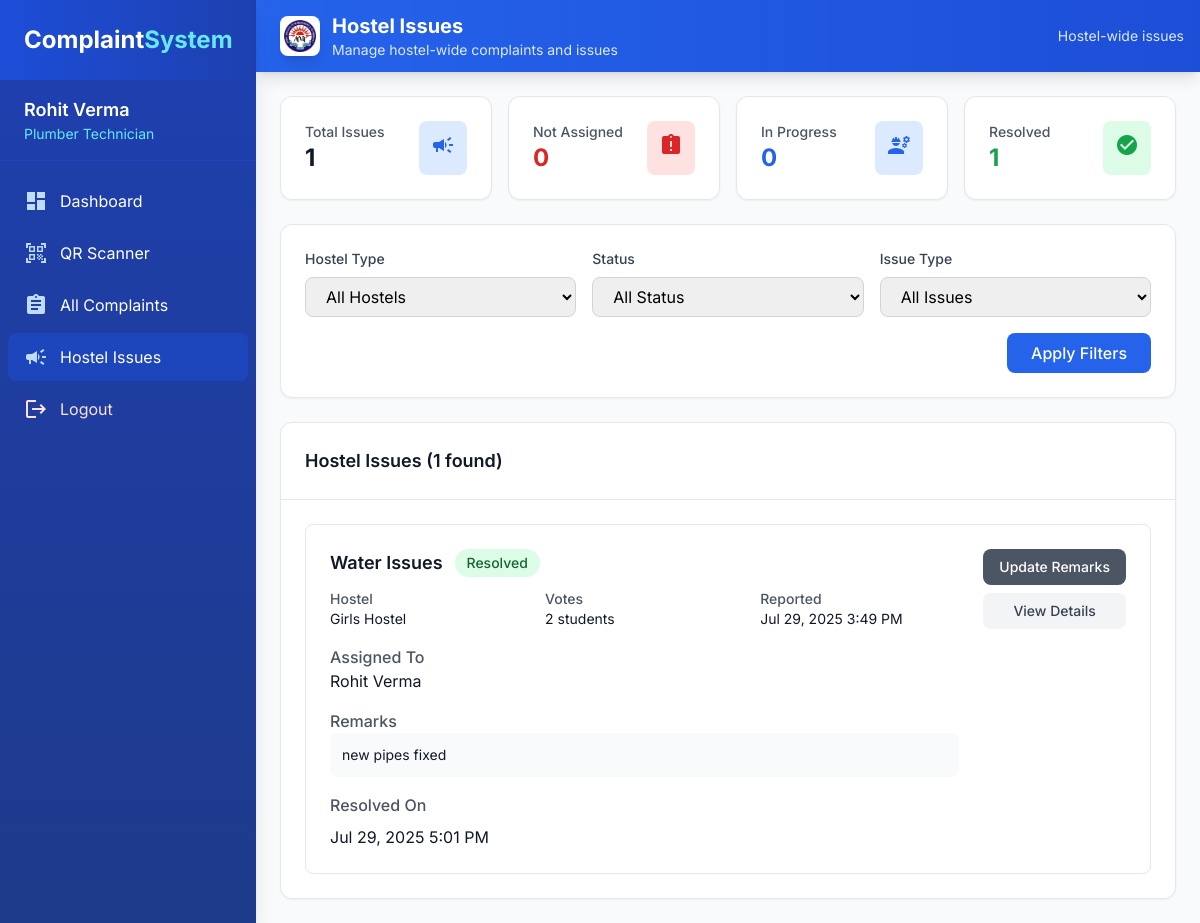
Screenshot of /technician/hostel_issues.php (signed in) with the database file from the repository.
### tables this page shows
CREATE TABLE `users` (
  `id` int unsigned NOT NULL AUTO_INCREMENT,
  `full_name` varchar(100) NOT NULL,
  `phone` varchar(10) NOT NULL,
  `role` enum('student','faculty','nonteaching','technician','superadmin','outsourced_vendor') NOT NULL,
  `special_code` varchar(50) NOT NULL,
  `specialization` varchar(50) DEFAULT NULL,
  `username` varchar(50) NOT NULL,
  `password_hash` varchar(255) NOT NULL,
  `created_at` datetime NOT NULL DEFAULT CURRENT_TIMESTAMP,
  `hostel_type` varchar(10) DEFAULT NULL,
  `is_online` tinyint(1) NOT NULL DEFAULT '1' COMMENT '1 for online, 0 for offline',
  PRIMARY KEY (`id`),
  UNIQUE KEY `username_unique` (`username`),
  KEY `idx_role` (`role`),
  KEY `idx_specialization` (`specialization`),
  KEY `idx_is_online` (`is_online`)
);

CREATE TABLE `hostel_issues` (
  `id` int unsigned NOT NULL AUTO_INCREMENT,
  `hostel_type` enum('boys','girls') NOT NULL,
  `issue_type` enum('wifi','water','mess','electricity','cleanliness','other') NOT NULL,
  `status` enum('not_assigned','in_progress','resolved') NOT NULL DEFAULT 'not_assigned',
  `technician_id` int unsigned DEFAULT NULL,
  `tech_remarks` text,
  `assignment_type` enum('auto_assigned','admin_assigned','manual') DEFAULT 'manual',
  `created_at` datetime NOT NULL DEFAULT CURRENT_TIMESTAMP,
  `updated_at` datetime NOT NULL DEFAULT CURRENT_TIMESTAMP ON UPDATE CURRENT_TIMESTAMP,
  PRIMARY KEY (`id`),
  KEY `idx_hostel_type` (`hostel_type`),
  KEY `idx_issue_type` (`issue_type`),
  KEY `idx_status` (`status`),
  KEY `idx_technician` (`technician_id`),
  KEY `idx_created_at` (`created_at`),
  CONSTRAINT `fk_hostel_issues_technician` FOREIGN KEY (`technician_id`) REFERENCES `users` (`id`) ON DELETE SET NULL
);

### technician/hostel_issues.php (the view, shortened to what the rows shown need)
<?php
require_once __DIR__.'/../includes/config.php';
require_once __DIR__.'/../includes/functions.php';
require_once __DIR__.'/../includes/hostel_issue_functions.php';
$tech_id = $_SESSION['user_id'];
$stmt = $mysqli->prepare("SELECT specialization FROM users WHERE id = ?");
$stmt->bind_param('i', $tech_id);
$stmt->execute();
$stmt->bind_result($specialization);
$hostel_filter = isset($_GET['hostel']) ? $_GET['hostel'] : 'all';
$status_filter = isset($_GET['status']) ? $_GET['status'] : 'all';
$issue_filter = isset($_GET['issue']) ? $_GET['issue'] : 'all';
$filters = [
    'hostel' => $hostel_filter,
    'status' => $status_filter,
    'issue' => $issue_filter
];
$hostel_issues = getHostelIssuesForTechnician($mysqli, $tech_id, $filters);
$total_issues = count($hostel_issues);
$not_assigned = count(array_filter($hostel_issues, fn($i) => $i['status'] === 'not_assigned'));
$in_progress = count(array_filter($hostel_issues, fn($i) => $i['status'] === 'in_progress'));
$resolved = count(array_filter($hostel_issues, fn($i) => $i['status'] === 'resolved'));
$issue_types = [
    'wifi' => 'Wi-Fi Issues',
    'water' => 'Water Issues',
    'mess' => 'Mess Issues',
    'electricity' => 'Electricity Issues',
    'cleanliness' => 'Cleanliness Issues',
    'other' => 'Other Issues'
];
?>
<!DOCTYPE html>
<html lang="en" class="light">
<head>
    <script src="https://cdn.tailwindcss.com"></script>
</head>
<body class="bg-gray-50 dark:bg-dark-bg-primary min-h-screen font-['Inter'] transition-colors duration-200">
    <div class="flex min-h-screen">
        <aside id="sidebar" class="fixed md:static inset-y-0 left-0 transform -translate-x-full md:translate-x-0 z-[55] w-64 bg-gradient-to-b from-blue-800 to-blue-900 text-white flex flex-col transition-transform duration-200 ease-in-out shadow-xl">
            <div class="px-6 py-4 border-b border-blue-700/50 dark:border-blue-800/50 bg-blue-800/30 dark:bg-blue-900/30">
                <div class="font-semibold text-lg"><?= htmlspecialchars($_SESSION['full_name'] ?? 'Technician') ?></div>
                <div class="text-cyan-300 text-sm"><?= ucfirst(htmlspecialchars($specialization)) ?> Technician</div>
            </div>
        </aside>
        <main id="main-content" class="flex-1 flex flex-col w-0 md:w-auto md:ml-0 transition-all duration-200">
            <header class="sticky top-0 z-40 bg-gradient-to-r from-blue-600 to-blue-700 text-white shadow-lg">
                <div class="flex items-center justify-between px-4 py-3">
                    <div class="flex items-center space-x-3 flex-1 md:flex-none mx-2">
                        <div class="min-w-0">
                            <h1 class="text-base sm:text-lg md:text-xl font-bold truncate">Hostel Issues</h1>
                        </div>
                    </div>
                </div>
            </header>
            <div class="flex-1 p-4 md:p-6 space-y-6">
                <div class="grid grid-cols-1 sm:grid-cols-2 lg:grid-cols-4 gap-4">
                    <div class="bg-white dark:bg-dark-bg-secondary rounded-xl shadow-sm border border-gray-200 dark:border-dark-border p-6 card-hover">
                        <div class="flex items-center justify-between">
                            <div>
                                <p class="text-sm font-medium text-gray-600 dark:text-dark-text-secondary">Not Assigned</p>
                                <p class="text-2xl font-bold text-red-600"><?= $not_assigned ?></p>
                            </div>
                        </div>
                    </div>
                    <div class="bg-white dark:bg-dark-bg-secondary rounded-xl shadow-sm border border-gray-200 dark:border-dark-border p-6 card-hover">
                        <div class="flex items-center justify-between">
                            <div>
                                <p class="text-sm font-medium text-gray-600 dark:text-dark-text-secondary">In Progress</p>
                                <p class="text-2xl font-bold text-blue-600"><?= $in_progress ?></p>
                            </div>
                        </div>
                    </div>
                    <div class="bg-white dark:bg-dark-bg-secondary rounded-xl shadow-sm border border-gray-200 dark:border-dark-border p-6 card-hover">
                        <div class="flex items-center justify-between">
                            <div>
                                <p class="text-sm font-medium text-gray-600 dark:text-dark-text-secondary">Resolved</p>
                                <p class="text-2xl font-bold text-green-600"><?= $resolved ?></p>
                            </div>
                        </div>
                    </div>
                </div>
                <div class="bg-white dark:bg-dark-bg-secondary rounded-xl shadow-sm border border-gray-200 dark:border-dark-border">
                    <div class="p-6 border-b border-gray-200 dark:border-dark-border">
                        <h2 class="text-lg font-semibold text-gray-900 dark:text-dark-text-primary">
                            Hostel Issues (<?= $total_issues ?> found)
                        </h2>
                    </div>
                    <div class="p-6">
                        <?php if (empty($hostel_issues)): ?>
                            <div class="text-center py-12">
                                <span class="material-icons text-gray-400 text-6xl mb-4">campaign</span>
                                <h3 class="text-lg font-medium text-gray-900 dark:text-dark-text-primary mb-2">No hostel issues found</h3>
                                <p class="text-gray-500 dark:text-dark-text-secondary">
                                    <?php if ($hostel_filter !== 'all' || $status_filter !== 'all' || $issue_filter !== 'all'): ?>
                                        Try adjusting your filters to see more results.
                                    <?php else: ?>
                                        No hostel-wide issues have been reported yet.
                                    <?php endif; ?>
                                </p>
                            </div>
                        <?php else: ?>
                            <div class="space-y-4">
                                <?php foreach ($hostel_issues as $issue): ?>
                                    <div class="border border-gray-200 dark:border-dark-border rounded-lg p-6 hover:bg-gray-50 dark:hover:bg-dark-bg-primary transition-colors">
                                        <div class="flex items-start justify-between">
                                            <div class="flex-1">
                                                <div class="flex items-center space-x-3 mb-3">
                                                    <h3 class="text-lg font-semibold text-gray-900 dark:text-dark-text-primary">
                                                        <?= $issue_types[$issue['issue_type']] ?? ucfirst($issue['issue_type']) ?>
                                                    </h3>
                                                    <span class="px-3 py-1 text-sm font-medium rounded-full status-badge
                                                        <?php
                                                        switch($issue['status']) {
                                                            case 'resolved': echo 'bg-green-100 text-green-800 dark:bg-green-900/30 dark:text-green-400'; break;
                                                        }
                                                        ?>">
                                                        <?= ucfirst(str_replace('_', ' ', $issue['status'])) ?>
                                                    </span>
                                                </div>
                                                <div class="grid grid-cols-1 md:grid-cols-3 gap-4 text-sm mb-4">
                                                    <div>
                                                        <p class="font-medium text-gray-600 dark:text-dark-text-secondary">Hostel</p>
                                                        <p class="text-gray-900 dark:text-dark-text-primary"><?= ucfirst(htmlspecialchars($issue['hostel_type'])) ?> Hostel</p>
                                                    </div>
                                                    <div>
                                                        <p class="font-medium text-gray-600 dark:text-dark-text-secondary">Votes</p>
                                                        <p class="text-gray-900 dark:text-dark-text-primary"><?= $issue['votes'] ?> students</p>
                                                    </div>
                                                    <div>
                                                        <p class="font-medium text-gray-600 dark:text-dark-text-secondary">Reported</p>
                                                        <p class="text-gray-900 dark:text-dark-text-primary"><?= date('M j, Y g:i A', strtotime($issue['created_at'])) ?></p>
                                                    </div>
                                                </div>
                                                <?php if ($issue['technician_name']): ?>
                                                    <div class="mb-4">
                                                        <p class="font-medium text-gray-600 dark:text-dark-text-secondary">Assigned To</p>
                                                        <p class="text-gray-900 dark:text-dark-text-primary"><?= htmlspecialchars($issue['technician_name']) ?></p>
                                                    </div>
                                                <?php endif; ?>
                                                <?php if ($issue['tech_remarks']): ?>
                                                    <div class="mb-4">
                                                        <p class="font-medium text-gray-600 dark:text-dark-text-secondary">Remarks</p>
                                                        <p class="text-gray-900 dark:text-dark-text-primary text-sm bg-gray-50 dark:bg-dark-bg-primary p-3 rounded-lg"><?= nl2br(htmlspecialchars($issue['tech_remarks'])) ?></p>
                                                    </div>
                                                <?php endif; ?>
                                                <?php if ($issue['status'] === 'resolved'): ?>
                                                    <div class="mt-4">
                                                        <p class="font-medium text-gray-600 dark:text-dark-text-secondary mb-2">Resolved On</p>
                                                        <p class="text-gray-900 dark:text-dark-text-primary"><?= date('M j, Y g:i A', strtotime($issue['updated_at'])) ?></p>
                                                    </div>
                                                <?php endif; ?>
                                            </div>
                                            <div class="flex flex-col space-y-2 ml-6">
                                                <?php if ($issue['status'] === 'not_assigned'): ?>
                                                    <button onclick="assignIssue(<?= $issue['id'] ?>)"
                                                            class="bg-blue-600 hover:bg-blue-700 text-white px-4 py-2 rounded-lg text-sm font-medium transition-colors">
                                                        Assign to Me
                                                    </button>
                                                <?php elseif ($issue['status'] === 'resolved'): ?>
                                                    <button onclick="updateIssueStatus(<?= $issue['id'] ?>, 'resolved')"
                                                            class="bg-gray-600 hover:bg-gray-700 text-white px-4 py-2 rounded-lg text-sm font-medium transition-colors">
                                                        Update Remarks
                                                    </button>
                                                <?php endif; ?>
                                                <button onclick="viewIssueDetails(<?= $issue['id'] ?>)"
                                                        class="bg-gray-100 dark:bg-dark-border hover:bg-gray-200 dark:hover:bg-dark-bg-primary text-gray-700 dark:text-dark-text-primary px-4 py-2 rounded-lg text-sm font-medium transition-colors">
                                                    View Details
                                                </button>
                                            </div>
                                        </div>
                                    </div>
                                <?php endforeach; ?>
                            </div>
                        <?php endif; ?>
                    </div>
                </div>
            </div>
        </main>
    </div>
</body>
</html>

### rows the page displays
users: specialization "Plumber"
hostel_issues: status "0", status "1", issue_type "Water Issues", status "Resolved", hostel_type "Girls", votes "2", created_at "Jul 29, 2025 3:49 PM", technician.full_name "Rohit Verma", tech_remarks "new pipes fixed", updated_at "Jul 29, 2025 5:01 PM"

### other values shown
$_SESSION['full_name'] "Rohit Verma"
$total_issues "1"
